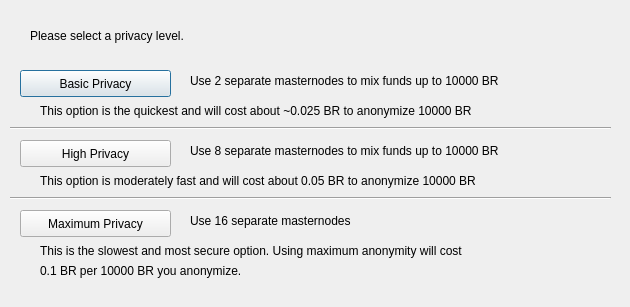
<?xml version="1.0" encoding="UTF-8"?>
<ui version="4.0">
 <class>ObfuscationConfig</class>
 <widget class="QDialog" name="ObfuscationConfig">
  <property name="geometry">
   <rect>
    <x>0</x>
    <y>0</y>
    <width>630</width>
    <height>307</height>
   </rect>
  </property>
  <property name="windowTitle">
   <string>Configure Obfuscation</string>
  </property>
  <widget class="QPushButton" name="buttonBasic">
   <property name="geometry">
    <rect>
     <x>20</x>
     <y>70</y>
     <width>151</width>
     <height>27</height>
    </rect>
   </property>
   <property name="text">
    <string>Basic Privacy</string>
   </property>
  </widget>
  <widget class="QPushButton" name="buttonHigh">
   <property name="geometry">
    <rect>
     <x>20</x>
     <y>140</y>
     <width>151</width>
     <height>27</height>
    </rect>
   </property>
   <property name="text">
    <string>High Privacy</string>
   </property>
  </widget>
  <widget class="QPushButton" name="buttonMax">
   <property name="geometry">
    <rect>
     <x>20</x>
     <y>210</y>
     <width>151</width>
     <height>27</height>
    </rect>
   </property>
   <property name="text">
    <string>Maximum Privacy</string>
   </property>
  </widget>
  <widget class="QLabel" name="label">
   <property name="geometry">
    <rect>
     <x>30</x>
     <y>20</y>
     <width>571</width>
     <height>31</height>
    </rect>
   </property>
   <property name="text">
    <string>Please select a privacy level.</string>
   </property>
  </widget>
  <widget class="QLabel" name="label_2">
   <property name="geometry">
    <rect>
     <x>190</x>
     <y>70</y>
     <width>421</width>
     <height>21</height>
    </rect>
   </property>
   <property name="text">
    <string>Use 2 separate masternodes to mix funds up to 10000 BR</string>
   </property>
  </widget>
  <widget class="QLabel" name="label_3">
   <property name="geometry">
    <rect>
     <x>190</x>
     <y>140</y>
     <width>411</width>
     <height>21</height>
    </rect>
   </property>
   <property name="text">
    <string>Use 8 separate masternodes to mix funds up to 10000 BR</string>
   </property>
  </widget>
  <widget class="QLabel" name="label_4">
   <property name="geometry">
    <rect>
     <x>190</x>
     <y>210</y>
     <width>421</width>
     <height>21</height>
    </rect>
   </property>
   <property name="text">
    <string>Use 16 separate masternodes</string>
   </property>
  </widget>
  <widget class="QLabel" name="label_6">
   <property name="geometry">
    <rect>
     <x>40</x>
     <y>100</y>
     <width>561</width>
     <height>21</height>
    </rect>
   </property>
   <property name="text">
    <string>This option is the quickest and will cost about ~0.025 BR to anonymize 10000 BR</string>
   </property>
  </widget>
  <widget class="QLabel" name="label_7">
   <property name="geometry">
    <rect>
     <x>40</x>
     <y>170</y>
     <width>561</width>
     <height>21</height>
    </rect>
   </property>
   <property name="text">
    <string>This option is moderately fast and will cost about 0.05 BR to anonymize 10000 BR</string>
   </property>
  </widget>
  <widget class="QLabel" name="label_8">
   <property name="geometry">
    <rect>
     <x>40</x>
     <y>240</y>
     <width>561</width>
     <height>21</height>
    </rect>
   </property>
   <property name="text">
    <string>This is the slowest and most secure option. Using maximum anonymity will cost</string>
   </property>
  </widget>
  <widget class="QLabel" name="label_9">
   <property name="geometry">
    <rect>
     <x>40</x>
     <y>260</y>
     <width>561</width>
     <height>21</height>
    </rect>
   </property>
   <property name="text">
    <string>0.1 BR per 10000 BR you anonymize.</string>
   </property>
  </widget>
  <widget class="Line" name="line">
   <property name="geometry">
    <rect>
     <x>10</x>
     <y>120</y>
     <width>601</width>
     <height>16</height>
    </rect>
   </property>
   <property name="orientation">
    <enum>Qt::Horizontal</enum>
   </property>
  </widget>
  <widget class="Line" name="line_2">
   <property name="geometry">
    <rect>
     <x>10</x>
     <y>190</y>
     <width>601</width>
     <height>16</height>
    </rect>
   </property>
   <property name="orientation">
    <enum>Qt::Horizontal</enum>
   </property>
  </widget>
 </widget>
 <resources/>
 <connections/>
</ui>
